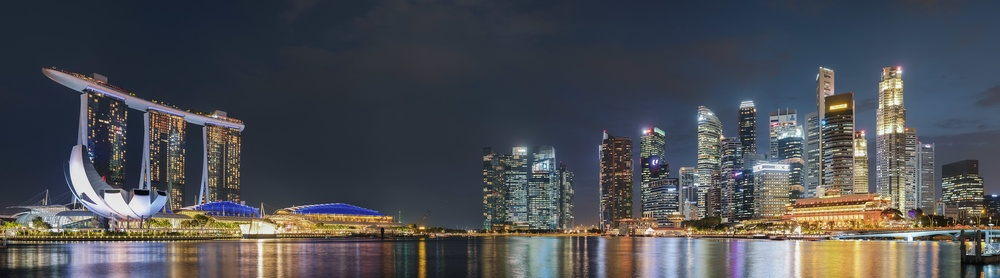
#> input picture marina_bay.jpg, 1000 x 278 px, shrunk from 2047 x 570 before the run
$ jupyter execute --allow-errors assignment3.ipynb   (shell and % lines are left out)   (older library calls are emulated)
#> lines starting #> are read from the running program, lines starting #| are printed output that depends on the picture
### image_stitching.py
import numpy as np
from skimage import filters
from skimage.feature import corner_peaks
from scipy.spatial.distance import cdist
from scipy.ndimage.filters import convolve
import math

from utils import pad, get_output_space, unpad

import cv2
_COLOR_RED = (255, 0, 0)
_COLOR_GREEN = (0, 255, 0)
_COLOR_BLUE = (0, 0, 255)

_COLOR_RED = (255, 0, 0)
_COLOR_GREEN = (0, 255, 0)
_COLOR_BLUE = (0, 0, 255)

# [161 lines left out: functions trim, warp_image, draw_matches, transform_homography, normalise, compute_homography, not called in this run]


def harris_corners(img, window_size=3, k=0.04):
    """
    Compute Harris corner response map. Follow the math equation
    R=Det(M)-k(Trace(M)^2).

    Hint:
        You may use the functions filters.sobel_v filters.sobel_h & scipy.ndimage.filters.convolve,
        which are already imported above

    Args:
        img: Grayscale image of shape (H, W)
        window_size: size of the window function
        k: sensitivity parameter

    Returns:
        response: Harris response image of shape (H, W)
    """

    H, W = img.shape
    window = np.ones((window_size, window_size))

    response = np.zeros((H, W))

    ### YOUR CODE HERE
    # Compute x-y derivatives of image
    Ix = filters.sobel_v(img)
    Iy = filters.sobel_h(img)

    # Compute product of derivative at every pixel
    Ixx = Ix * Ix
    Iyy = Iy * Iy
    Ixy = Ix * Iy

    # Compute sum of the product of derivative at every pixel
    Sxx = convolve(Ixx, window)
    Syy = convolve(Iyy, window)
    Sxy = convolve(Ixy, window)

    # Get response
    for h in range(0,H):
        for w in range(0, W):
            response[h][w] = (Sxx[h][w]*Syy[h][w] - Sxy[h][w]*Sxy[h][w]) - (k * math.pow(Sxx[h][w] + Syy[h][w], 2))

    ### END YOUR CODE
    return response


# [337 lines left out: functions simple_descriptor, describe_keypoints, match_descriptors, ransac, sift_descriptor, linear_blend and 1 more, not called in this run]

### assignment3.ipynb
# CS4243 Assignment 3

The goal of this assignment is to do image stitching -- how multiple images can form a panorama. To do this, you would need to implement feature detectors, feature descriptors, and keypoints matching algorithms (transformation estimation is done for your convenience).

## Assignment Guideline (Carefully Read Before Coding)

Please create a new environment (do **NOT** use the same environment as in previous assignments to prevent from version conflict) and install all requirements with `pip install -r requirements.txt`. You are required to finish this notebook by successfully **(1) running all of the segments, (2) producing results and (3) answering all of the questions**.

In this assignment, you are required to implement the key components of each step by filling the missing code segments in `image_stitching.py`. You can edit `image_stitching.py` with any editor/IDE (e.g. PyCharm) you are comfortable with. Before running the code segments, make sure the notebook are running in a virtual environment that has installed all required packages in `requirements.txt`. After you finish filling a code segment, make sure to save it before you run the related cells of this notebook (the notebook will automatically re-load your code in `image_stitching.py`) to check if the results are correct.

### Submission Guideline

After you finish the code and get all the results, **(1) re-run this notebook (and make sure you get all the clean outputs), (2) zip the same folder back and name it with your student ID (e.g. A0123456H.zip) and (3) submit to the NUS Luminus system **. Please be careful since any failure to follow the submission guideline will result in a grade deduction.

[cell 1]
# Setup
from __future__ import print_function
import numpy as np
from skimage import filters
from skimage.feature import corner_peaks
from skimage.io import imread
import matplotlib.pyplot as plt
from time import time
import cv2

plt.rcParams['figure.figsize'] = (15.0, 12.0) # set default size of plots
plt.rcParams['image.interpolation'] = 'nearest'
plt.rcParams['image.cmap'] = 'gray'

# for auto-reloading extenrnal modules

## Goal: Image Stitching

Image stitching is the process of combining multiple photographic images with overlapping fields of view to produce a segmented panorama or high-resolution image. Since Brown Matthew and David G. Lowe published [Automatic Panoramic Image Stitching using Invariant Features](http://matthewalunbrown.com/papers/ijcv2007.pdf) in 2007, this technique has quickly been widely-used in many applications such as Google Street View, panaroma function in smartphones and image stitching softwares.

This assignment consists of the following parts:

1. Detecting keypoints with corner detectors (Harris, etc.). (**10 points**)

2. Extracting local (simple) descriptors from two input images and compare two sets of descriptors coming from two different images and find matching keypoints. (**30 points incl. discussion**)
   - Discussion #1 (2 points)

3. Then use DLT algorithm to find the homography matrix that maps points in one image to another, and use it to transform the second image and overlay it on the first image, forming a panorama. (**20 points incl. discussion**)
   - Discussion #1 (2 points)

4. Try RANSAC descriptor matching algorithm to get a better result (**20 points incl. discussion**)
   - Discussion #2 (2 points)

5. Implement a different descriptor (SIFT) to see the results. (**20 points incl. discussion**)
   - Discussion #3 (2 points)

[cell 2]
plt.imshow(imread('marina_bay.jpg'))
plt.axis('off')
plt.title('Example paranoma of Singapore\'s Marina Bay. Credit to https://flic.kr/p/25SmXVL')
plt.show()

## Part 1: Harris Corner Detector (10 points)

For keypoints detector, we adopt Harris Corner Detector. Refer to the lecture slides if you are still not familiar with it. Basically, there are 5 key steps in the algorithm:

1. Compute derivatives in x and y directions respectively of an image: ($I_x, I_y$)
2. Compute products of derivatives ($I_x^2, I_y^2, I_{xy}$) at each pixel
3. Compute matrix $M$ at each pixel, where
$$
M = \sum_{x,y} w(x,y)
    \begin{bmatrix}
        I_{x}^2 & I_{x}I_{y} \\
        I_{x}I_{y} & I_{y}^2
    \end{bmatrix}
$$
<br>
4. Compute corner response $R=Det(M)-k(Trace(M)^2)$ at each pixel
5. Output corner response map $R(x,y)$

**Implement `harris_corners` function and then run the code cells below.**

*-Hint: You may use the function `scipy.ndimage.filters.convolve`, which is already imported in `image_stitching.py`*

[cell 3]
# Before working on the corner detectors, let's see how the original images look like

plt.subplot(1,2,1)
plt.imshow(imread('letterbox.jpg'))
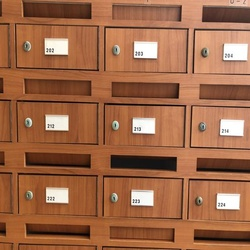
#> input picture letterbox.jpg, 250 x 250 px, shrunk from 512 x 512 before the run
plt.axis('off')
plt.title('letter box')

plt.subplot(1,2,2)
plt.imshow(imread('checker.jpg'))
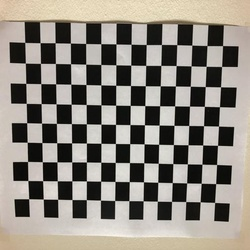
#> input picture checker.jpg, 250 x 250 px, shrunk from 512 x 512 before the run
plt.axis('off')
plt.title('checker')
plt.show()

[cell 4]
from image_stitching import harris_corners

img1 = imread('letterbox.jpg', as_gray=True)
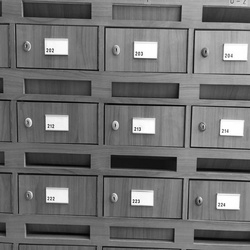
#> img1: shape (250, 250) float64; min 0.0125, max 1, mean 0.445
img2 = imread('checker.jpg', as_gray=True)
#> img2: shape (250, 250) float64; min 0, max 0.964, mean 0.533

# Compute Harris corner response
response1 = harris_corners(img1)
#> in harris_corners, `Ixy = Ix * Iy`:
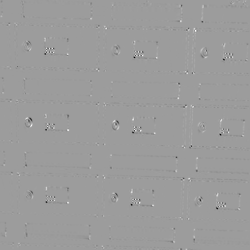
#> Ixy: shape (250, 250) float64; min -0.193, max 0.122, mean -0.000318; drawn with min black and max white
response2 = harris_corners(img2)
#> call 2 of harris_corners, with window_size = 3, k = 0.04
#> in harris_corners (call 2), `Syy = convolve(Iyy, window)`:
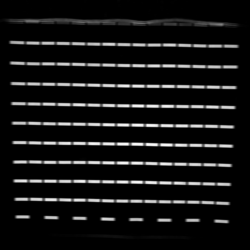
#> Syy: shape (250, 250) float64; min 2.77e-32, max 3.18, mean 0.262; drawn with min black and max white
#> in harris_corners (call 2), `Sxy = convolve(Ixy, window)`:
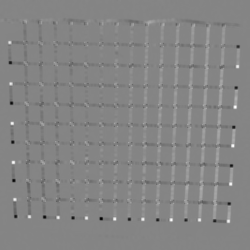
#> Sxy: shape (250, 250) float64; min -0.608, max 0.558, mean -0.000273; drawn with min black and max white

# Display corner response
plt.subplot(2,2,1)
plt.imshow(response1)
plt.axis('off')
plt.title('Harris Corner Response on letter box')

plt.subplot(2,2,2)
plt.imshow(imread('solution_harris_letterbox.jpg', as_gray=True))
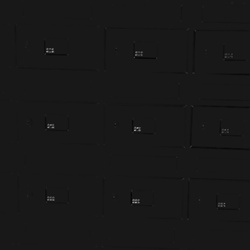
#> input picture solution_harris_letterbox.jpg, 250 x 250 px, shrunk from 512 x 512 before the run
plt.axis('off')
plt.title('Harris Corner Solution on letter box')

plt.subplot(2,2,3)
plt.imshow(response2)
plt.axis('off')
plt.title('Harris Corner Response on checker')

plt.subplot(2,2,4)
plt.imshow(imread('solution_harris_checker.jpg', as_gray=True))
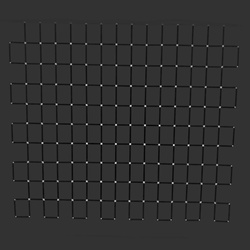
#> input picture solution_harris_checker.jpg, 250 x 250 px, shrunk from 512 x 512 before the run
plt.axis('off')
plt.title('Harris Corner Solution on checker')

plt.show()

[cell 5]
# Perform non-maximum suppression in response map
# and output corner coordiantes
corners1 = corner_peaks(response1, threshold_rel=0.01)
#> corners1 = 194 pairs, first value 2 to 246, second value 2 to 246
corners2 = corner_peaks(response2, threshold_rel=0.01)
#> corners2 = 333 pairs, first value 22 to 220, second value 10 to 237

# Display detected corners
plt.subplot(1,2,1)
plt.imshow(img1)
plt.scatter(corners1[:,1], corners1[:,0], marker='x')
plt.axis('off')
plt.title('Detected Corners on letter box')

plt.subplot(1,2,2)
plt.imshow(img2)
plt.scatter(corners2[:,1], corners2[:,0], marker='x')
plt.axis('off')
plt.title('Detected Corners on checker')
plt.show()
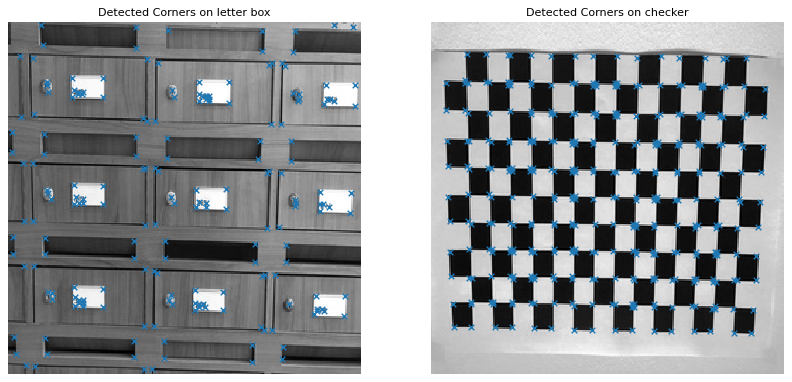
#> figure drawn by matplotlib, 2 panels

## Part 2: Extracting and Matching keypoints (30 points)

## Part 2a: Keypoint Descriptor (14 points)

Now we are able to detect keypoints by running Harris corner detector independently on two images. However, how do we know which pair of keypoints come from the same location in those two images? In order to *match* the keypoints, we need to first *describe* the keypoints based on their local appearance. A simple idea is to take the region around the keypoint and convert into a fix-sized vector called **descriptor**.

We first perform Harris corner detector on the two images we are going to work on.

[cell 6]
from image_stitching import harris_corners

img1 = imread('marinabay_a.jpg', as_gray=True)
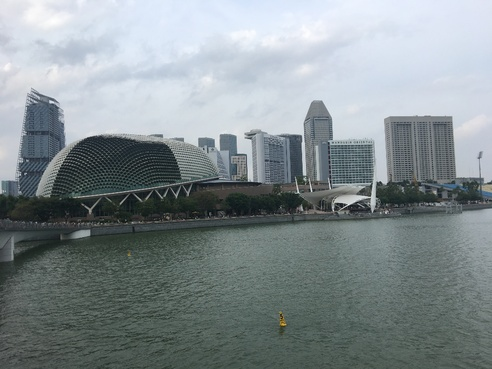
#> input picture marinabay_a.jpg, 492 x 369 px, shrunk from 1008 x 756 before the run
#> img1: shape (369, 492) float64; min 0.03, max 1, mean 0.549
#> (the rest of this cell did not finish here and is left out)

**Implement `simple_descriptor` function in `image_stitching.py`** before proceeding to the next section. The function will be used in the following descriptors matching.

*Hint: In **`simple_descriptor`** each keypoint is described by normalized intensity in a small patch around it.*

## Part 2b: Descriptors Matching (14 points)

Then, implement **`match_descriptors`** function to find good matches in two sets of descriptors. First, calculate Euclidean distance between all pairs of descriptors from image 1 and image 2. Then use this to determine if there is a good match: if the distance to the closest vector is significantly (by a factor defined by match_threshold - you have to tune this parameter for best results) smaller than the distance to the second-closest, we call it a match. The output of the function is an array where each row holds the indices of one pair of matching descriptors.

[cell 7]
from image_stitching import simple_descriptor, match_descriptors, describe_keypoints
from utils import plot_matches

patch_size = 5
#> patch_size = 5

# Extract features from the corners
#> (the rest of this cell did not finish here and is left out)
